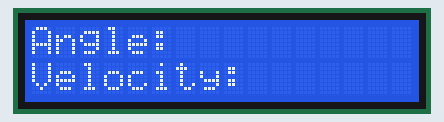
Recording of a sketch running on a simulated Arduino Uno, built with avr-gcc and run on an emulated ATmega328P. Shown: 16×2 character LCD.

Above: at 0.1 s.
At 0.6 s:
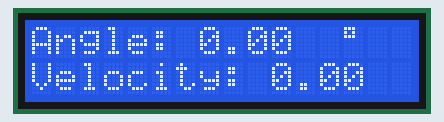

The sketch:

Encoder.ino
```cpp
// initialize encoder

#include<LiquidCrystal.h>
#define encoderPinA 2
#define encoderPinB 3
#define constantNum 0.015707
LiquidCrystal lcd(12,11,7,6,5,4);
const float pi = 3.1415926;
int count = 0;
volatile int encoderCount = 0;
volatile float angle = 0;
volatile float velocity = 0;
volatile float angle_previous = 0;
volatile float angle_post = 0;

//initializing float values and int values.


// Timer

const int tcnt = 131;
volatile int t = 0;


void setup() {
  // put your setup code here, to run once:
  pinMode(encoderPinA, INPUT);
  pinMode(encoderPinB, INPUT);
  attachInterrupt(2, doEncoderA, CHANGE);
  attachInterrupt(3, doEncoderB, CHANGE);
  lcd.begin(16,2);
  lcd.print("Angle:");
  lcd.setCursor(0,1);
  lcd.print("Velocity:");

  TIMSK2 &= ~(1<<TOIE2);   // TIMSK2 : Timer Interrupt Mask Register   TOIE2: Timer/Counter2 Overflow Interrupt Enable
  TCCR2A &= ~((1<<WGM21) | (1<<WGM20));  //TCCR2A : Timer/Counter Control Register A  WGM2n: Waveform Generation Mode
  TCCR2B &= ~(1<<WGM22);      // Timer/Counter Control Register B       WGM22:Waveform Generation Mode
  ASSR &= ~(1<<AS2);         // ASSR: Asynchronous Status Register    AS2: Asynchronous Timer/Counter2
  TIMSK2 &= ~(1<<OCIE2A);    // OCIEA: Timer/Counter0 Output Compare A Match Interrupt Enable
  TCCR2B |= (1<<CS22)  | (1<<CS20);  // CS2[2:0]: Clock Select
  TCCR2B &= ~(1<<CS21);
  TCNT2 = tcnt;          //Timer/Counter
  TIMSK2 |= (1<<TOIE2);     //TOIE2: Timer/Counter2 Overflow Interrupt Enable
  Serial.begin (9600); //
  delay(500);
}


void printlcdAngle(){
  lcd.setCursor(7,0);
  lcd.print(angle);
  lcd.setCursor(13,0);
  lcd.print(char(223));
}

void printlcdVelo(){
  lcd.setCursor(10,1);
  lcd.print(velocity);
}

void loop() {
  // put your main code here, to run repeatedly:
  printlcdAngle();
  printlcdVelo();
  delay(1000);
}

void doEncoderA(){    //Pin0 interrupt.
if (digitalRead(encoderPinA)==HIGH)
{
  if (digitalRead(encoderPinB) == LOW)
  {
    encoderCount = encoderCount + 1;
  }
  else{
    encoderCount = encoderCount - 1;
  }
}
else {
  if (digitalRead(encoderPinB)==HIGH){
    encoderCount = encoderCount + 1;
  }
  else{
    encoderCount = encoderCount - 1;
  }
  }
  angle = constantNum *encoderCount; //Unit is radian. constantNum is 0.015707 The calculation is in the following.
 //constantNum = 1 / 400 * 2 * pi
}

void doEncoderB(){    //Pin1 interrupt.
  if (digitalRead(encoderPinB) == HIGH) {   // look for a low-to-high on channel B
    if (digitalRead(encoderPinA) == HIGH) { // check channel A to see which way encoder is turning
      encoderCount = encoderCount + 1;
    }
    else {
      encoderCount = encoderCount - 1;
    }
  }
  else {                                    // must be a high-to-low edge on on channel B
    if (digitalRead(encoderPinA) == LOW) { // check channel B to see which way encoder is turning
      encoderCount = encoderCount + 1;
    }
    else {
      encoderCount = encoderCount - 1;
    }
  }
  angle = constantNum*encoderCount;  // unit: radian constantNum =0.015707
}

//----------------------------------------------------------
ISR(TIMER2_OVF_vect) {
  TCNT2 = tcnt;  // reload the timer
  t++;
  if (t == 1){
    angle_previous = angle;
  }
  else if (t == 20){
    angle_post = angle;
  }
  else if (t == 21){
    velocity = (angle_post - angle_previous)*50;  // unit: rad/s
    t = 0;
  }
}

//changes made on 1/15/2017
//int changed to float
//Interrrupts changed to pins 2 and 3
//bitwise operations
//One disadvantage of our design is that, if we want to change the encode type(precision) , we don't have a mechanism to change that.
//if we want to have that, we can make somthing on the PCB that coorelates with the code
```
